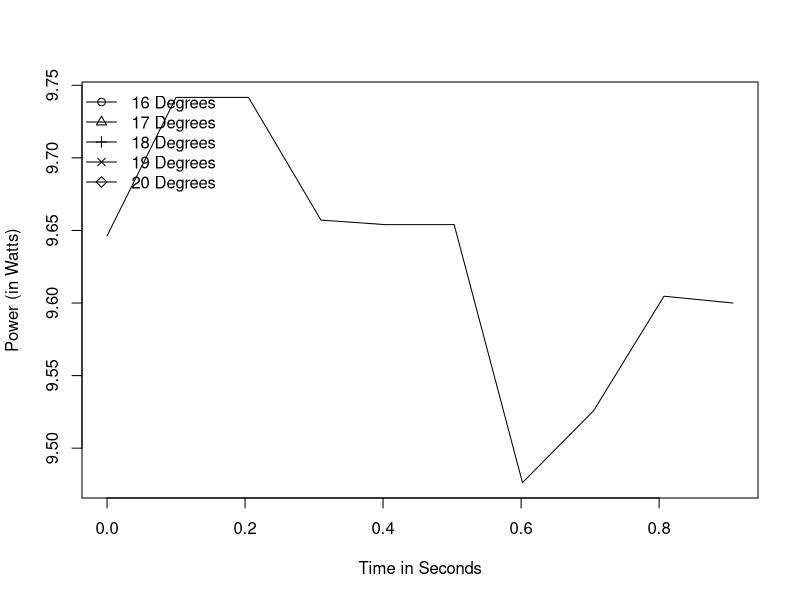

R code for this plot:
# Set the working directory
setwd("/Users/mac/Desktop/Programming/COMP9596//DroneData")
require(splines) #thx @Chase for the notice

# Read the data
data <- read.csv(file="freq5.csv", header=TRUE, sep=",")

# Convert date column to Date object
data$Date <- as.POSIXct(data$Date)

# Extract the data from column name to plot
data.toPlot <- data[data$Battery > 5,]

# Calculate the difference of each time point to the first (in seconds)
data.toPlot$TimeDiff <- data.toPlot$Date - data.toPlot$Date[1]

# Since TimeDiff is a time/date object, convert it to a numeric and store this as an extra column in data frame
data.toPlot$TimeDiffValue <- as.numeric(data.toPlot$TimeDiff)

# Multiple current and voltage to get Power
data.toPlot$Power <- as.double(-(data.toPlot$Current/1000) * data.toPlot$Voltage/1000)

#Get Mangnitude of Velocity
data.toPlot$Velocity <- sqrt(data.toPlot$VelocityX^2 + data.toPlot$VelocityY^2 + data.toPlot$VelocityZ^2)
data.toPlot$Mean <- mean(data.toPlot$Power)

#dY <- diff(data.toPlot$Velocity)/diff(data.toPlot$TimeDiffValue)  # the derivative of your function
#dX <- rowMeans(embed(data.toPlot$TimeDiffValue,2)) # centers the X values for plotting

#ppi <- 200
#png(file=paste("FourthExperimentSingleAnglePower", ".png", sep=""), height=7*ppi, width=9*ppi, res=ppi)

#write.csv(data.toPlotFinal, file="FirstRev.csv")
plot(y=data.toPlot$Velocity, x=data.toPlot$TimeDiffValue,type="l",col="black", lwd="1", ylab="Power (in Watts)", xlab="Time in Seconds")
points(x=data.toPlot$TimeDiffValue[68], y=data.toPlot$Power[68], pch=1)
points(x=data.toPlot$TimeDiffValue[98], y=data.toPlot$Power[98], pch=2)
points(x=data.toPlot$TimeDiffValue[128], y=data.toPlot$Power[128], pch=3)
points(x=data.toPlot$TimeDiffValue[158], y=data.toPlot$Power[158], pch=4)
points(x=data.toPlot$TimeDiffValue[188], y=data.toPlot$Power[188], pch=5) 

legend("topleft", legend=c("16 Degrees", "17 Degrees", "18 Degrees", "19 Degrees", "20 Degrees"), bty="n", pch=1:5, lty=1, lwd=1)

#dev.off()
